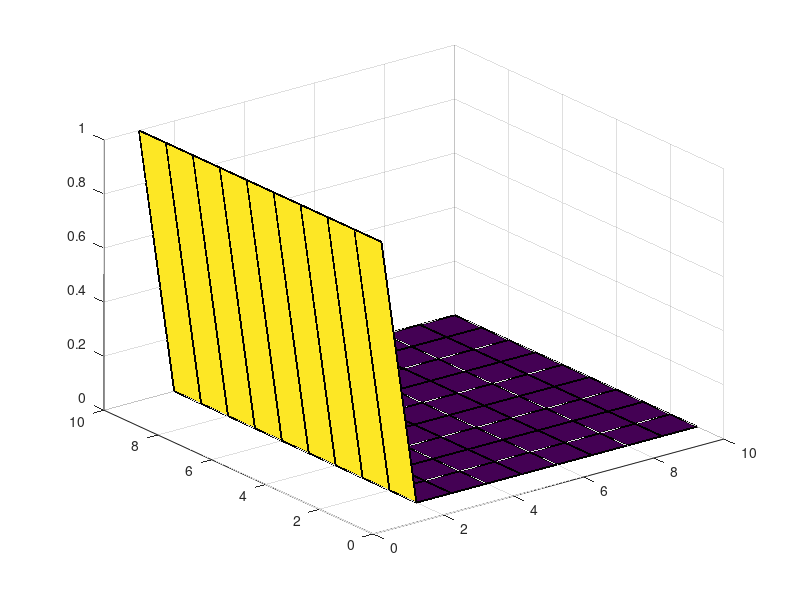
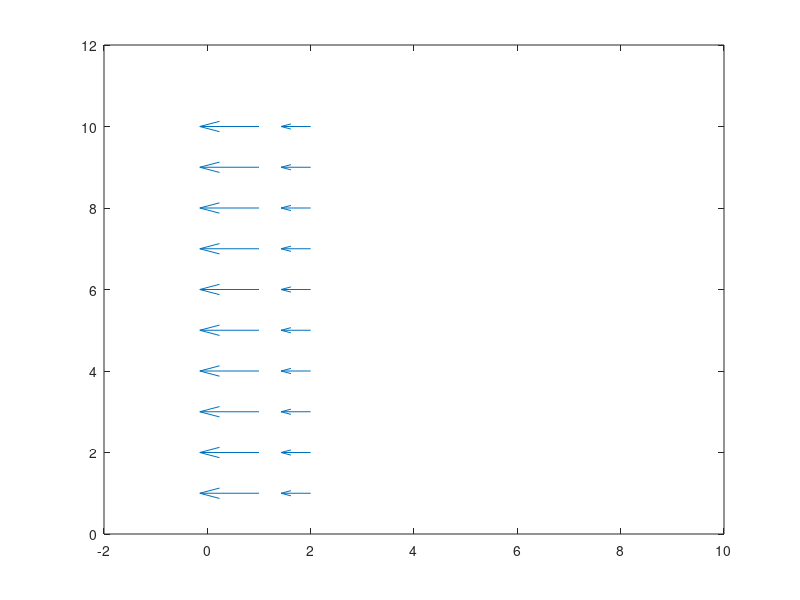
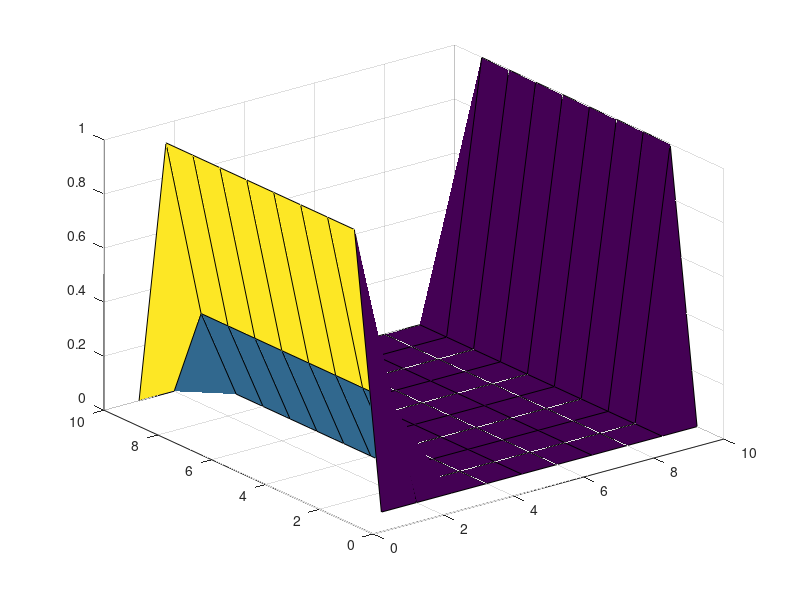

The MATLAB source for these figures, in order:
x = 10;
y = 10;
v = zeros(x,y);
v(:,1) = 1;
v2 = v;
for i = 1:50
    for j = 2:(x-1)
        for m = 2:(y-1)
            if(x == 1)
                v2(j,m) = v(j+1,m);
            elseif(x == y)
                v2(j,m) = v(j-1,m);
            else
                v2 =(v(j+1,m) + v(j-1,m) + v(j,m+1) + v(j,m-1))/4;
            end
        end
    end
    
   figure(1)
   surf(v)
   hold on
   pause(0.01)
end

figure(2)
[Ex, Ey] = gradient(v);
[X, Y] = meshgrid(1:x,1:y);
quiver(X,Y,Ex,Ey);
    
figure(3)
Vimage = imboxfilt(v,3);
Vimage(:,y) = 1;
Vimage(:,1) = 1;
Vimage(x,:) = 0;
Vimage(1,:) = 0;
surf(X,Y,Vimage);
